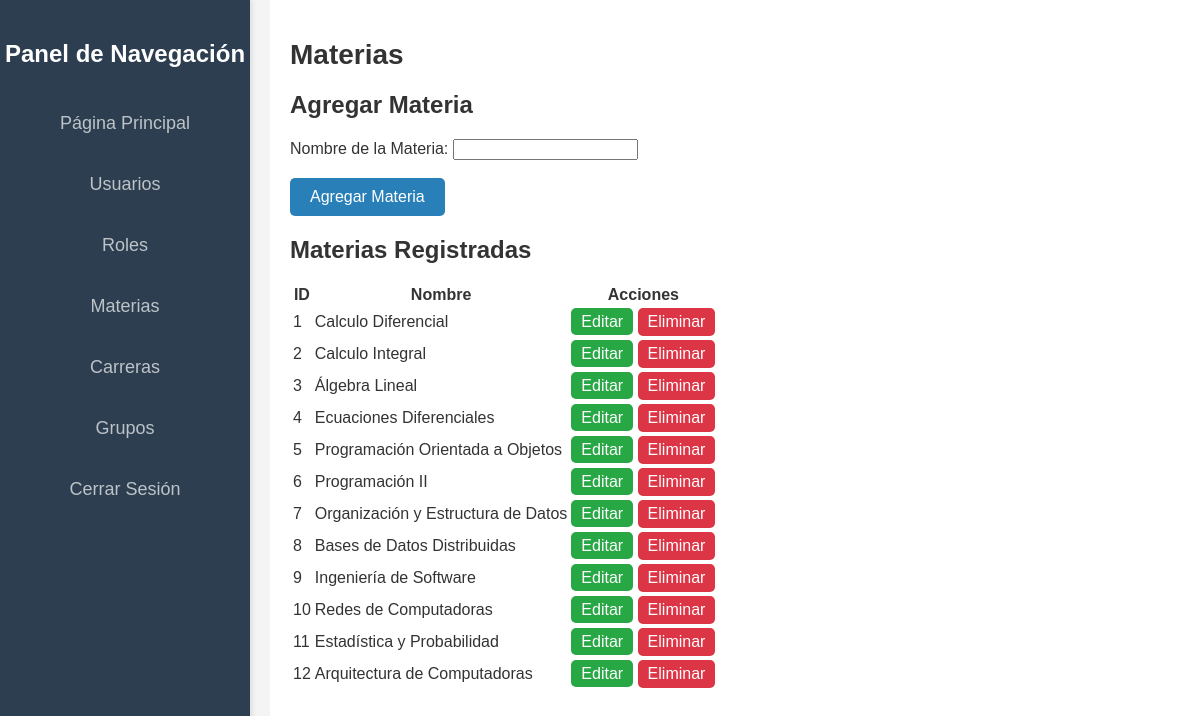
Page /public_html/Administrador/Materias/Materias.php (signed in) on the committed database.
### tables this page shows
CREATE TABLE IF NOT EXISTS MATERIAS (
    IDMateria INT AUTO_INCREMENT PRIMARY KEY,
    Nombre VARCHAR(100) NOT NULL
);

### public_html/Administrador/Materias/Materias.php (the view, shortened to what this page needs)
<!DOCTYPE html>
<html lang="es">
<head>
    <link rel="stylesheet" href="../../src/styles/stylesA.css">
</head>
<body>
    <?php include '../sidebar_administrador.php'; ?>
    <div class='content'>
        <h1>Materias</h1>
        <h2>Agregar Materia</h2>
        <form action="agregar_materia.php" method="POST">
            <label for="materia">Nombre de la Materia:</label>
            <input type="text" id="materia" name="materia" required><br><br>
            <button type="submit">Agregar Materia</button>
        </form>
        <h2>Materias Registradas</h2>
        <table>
            <tr><th>ID</th><th>Nombre</th><th>Acciones</th></tr>
            <?php
            include '../../src/conexion_lectura.php';
            $result = $conn->query("SELECT * FROM MATERIAS");
            while ($row = $result->fetch_assoc()) {
                echo "<tr>
                    <td>{$row['IDMateria']}</td><td>{$row['Nombre']}</td>
                    <td>
                        <a href='editar_materia.php?id={$row['IDMateria']}' class='boton-editar'>Editar</a>
                        <form action='eliminar_materia.php' method='POST' style='display:inline;'>
                            <input type='hidden' name='id' value='{$row['IDMateria']}'>
                            <button type='submit' class='boton-eliminar' onclick='return confirm(\"¿Estás seguro de que quieres eliminar esta materia?\");'>Eliminar</button>
                        </form>
                    </td>
                </tr>";
            }
            ?>
        </table>
    </div>
</body>
</html>

### public_html/src/styles/stylesA.css (style rules this page uses)
body { font-family: Arial, sans-serif; background-color: #f4f4f4; margin: 0; padding: 0; color: #333; }
h1, h2 { color: #333; }
.content { margin-left: 270px; padding: 20px; min-height: 100vh; background-color: #fff; }
.content h1 { font-size: 28px; margin-bottom: 20px; }
button { background-color: #2980b9; color: white; padding: 10px 20px; border: none; border-radius: 5px; cursor: pointer; font-size: 16px; }

### public_html/Administrador/Materias/Materias.php (style rules this page uses)
.boton-editar { background-color: #28a745; color: white; padding: 5px 10px; border: none; border-radius: 5px; cursor: pointer; text-decoration: none; }
.boton-eliminar { background-color: #dc3545; color: white; padding: 5px 10px; border: none; border-radius: 5px; cursor: pointer; }

### rows in the picture
materias: IDMateria "1", Nombre "Calculo Diferencial"
materias: IDMateria "2", Nombre "Calculo Integral"
materias: IDMateria "3", Nombre "Álgebra Lineal"
materias: IDMateria "4", Nombre "Ecuaciones Diferenciales"
materias: IDMateria "5", Nombre "Programación Orientada a Objetos"
materias: IDMateria "6", Nombre "Programación II"
materias: IDMateria "7", Nombre "Organización y Estructura de Datos"
materias: IDMateria "8", Nombre "Bases de Datos Distribuidas"
materias: IDMateria "9", Nombre "Ingeniería de Software"
materias: IDMateria "10", Nombre "Redes de Computadoras"
materias: IDMateria "11", Nombre "Estadística y Probabilidad"
materias: IDMateria "12", Nombre "Arquitectura de Computadoras"
